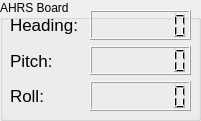
   <widget class="QGroupBox" name="groupBox_9">
    <property name="geometry">
     <rect>
      <x>10</x>
      <y>300</y>
      <width>201</width>
      <height>121</height>
     </rect>
    </property>
    <property name="title">
     <string>AHRS Board</string>
    </property>
    <widget class="QWidget" name="layoutWidget">
     <property name="geometry">
      <rect>
       <x>10</x>
       <y>10</y>
       <width>68</width>
       <height>101</height>
      </rect>
     </property>
     <layout class="QVBoxLayout" name="verticalLayout_3">
      <item>
       <widget class="QLabel" name="label">
        <property name="font">
         <font>
          <pointsize>13</pointsize>
         </font>
        </property>
        <property name="text">
         <string>Heading:</string>
        </property>
       </widget>
      </item>
      <item>
       <widget class="QLabel" name="label_2">
        <property name="font">
         <font>
          <pointsize>13</pointsize>
         </font>
        </property>
        <property name="text">
         <string>Pitch:</string>
        </property>
       </widget>
      </item>
      <item>
       <widget class="QLabel" name="label_3">
        <property name="font">
         <font>
          <pointsize>13</pointsize>
         </font>
        </property>
        <property name="text">
         <string>Roll:</string>
        </property>
       </widget>
      </item>
     </layout>
    </widget>
    <widget class="QWidget" name="layoutWidget">
     <property name="geometry">
      <rect>
       <x>90</x>
       <y>10</y>
       <width>101</width>
       <height>101</height>
      </rect>
     </property>
     <layout class="QVBoxLayout" name="verticalLayout_2">
      <item>
       <widget class="QLCDNumber" name="lcdRumbo">
        <property name="font">
         <font>
          <weight>50</weight>
          <bold>false</bold>
         </font>
        </property>
        <property name="digitCount">
         <number>7</number>
        </property>
        <property name="intValue" stdset="0">
         <number>0</number>
        </property>
       </widget>
      </item>
      <item>
       <widget class="QLCDNumber" name="lcdPitch">
        <property name="digitCount">
         <number>7</number>
        </property>
        <property name="intValue" stdset="0">
         <number>0</number>
        </property>
       </widget>
      </item>
      <item>
       <widget class="QLCDNumber" name="lcdRoll">
        <property name="digitCount">
         <number>7</number>
        </property>
        <property name="intValue" stdset="0">
         <number>0</number>
        </property>
       </widget>
      </item>
     </layout>
    </widget>
   </widget>
